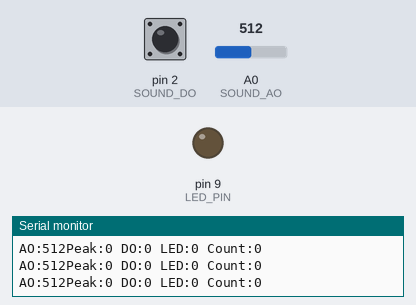
The sketch below on a simulated Arduino Uno, built with avr-gcc and run on an emulated ATmega328P. On the bench: output pins drawn as LEDs (lit = HIGH), the last lines printed to the serial monitor. Inputs (shaded band) come from the test bench; at power-on: pin 2 (SOUND_DO) HIGH, A0 (SOUND_AO) = 512.

Above: at 1.2 s.
1.3 s: pin 2 (SOUND_DO) pulled LOW for 0.15 s
At 1.7 s:
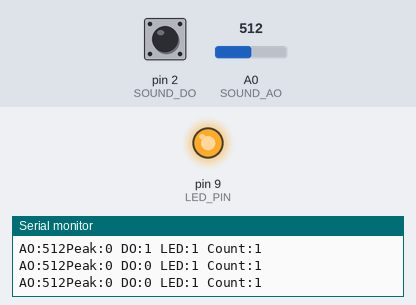
2.9 s: pin 2 (SOUND_DO) pulled LOW for 1 s
At 4.1 s:
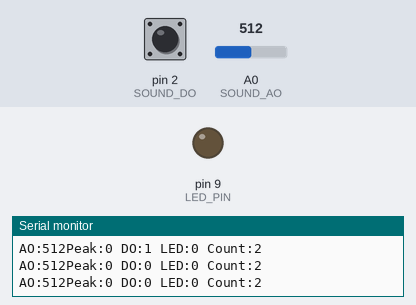
5.4 s: pin 2 (SOUND_DO) pulled LOW for 3.2 s
At 6.0 s:
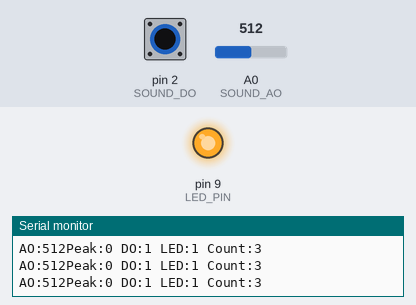
Timing chart, 0 to 8.4 s (numbered marks = the images above; inputs shaded):
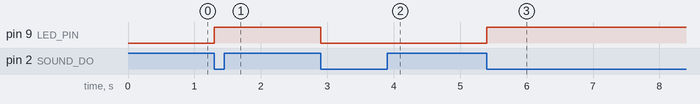

The sketch:

Sound_Sensor_Toggle.ino
```cpp
const byte SOUND_AO = A0;
const byte SOUND_DO = 2;
const byte LED_PIN = 9;
const byte ACTIVE_LEVEL = LOW;  // 실제 보드가 반대라면 HIGH로 변경
const unsigned long COOLDOWN_MS = 250;
bool ledOn = false;
bool wasActive = false;
unsigned long lastEvent = 0;
unsigned long eventCount = 0;
unsigned long windowAt = 0;
unsigned long lastReport = 0;
int minimumAdc = 1023;
int maximumAdc = 0;
int peakToPeak = 0;

void setup() {
  Serial.begin(9600);
  pinMode(SOUND_DO, INPUT_PULLUP);
  pinMode(LED_PIN, OUTPUT);
  lastEvent = millis() - COOLDOWN_MS;
  windowAt = millis();
  Serial.println(F("Sound ready: raise level above threshold, then lower it"));
}

void loop() {
  const unsigned long now = millis();
  const int raw = analogRead(SOUND_AO);
  minimumAdc = min(minimumAdc, raw);
  maximumAdc = max(maximumAdc, raw);

  const bool active = digitalRead(SOUND_DO) == ACTIVE_LEVEL;
  if (active && !wasActive && now - lastEvent >= COOLDOWN_MS) {
    lastEvent = now;
    eventCount++;
    ledOn = !ledOn;
    digitalWrite(LED_PIN, ledOn ? HIGH : LOW);
  }
  wasActive = active;

  // 마이크 AO는 파형이므로 20ms 구간의 최대-최소 차이도 함께 관찰합니다.
  if (now - windowAt >= 20) {
    peakToPeak = maximumAdc - minimumAdc;
    minimumAdc = 1023;
    maximumAdc = 0;
    windowAt = now;
  }
  if (now - lastReport >= 100) {
    lastReport = now;
    Serial.print(F("AO:")); Serial.print(raw);
    Serial.print(F("Peak:")); Serial.print(peakToPeak);
    Serial.print(F(" DO:")); Serial.print(active ? 1 : 0);
    Serial.print(F(" LED:")); Serial.print(ledOn ? 1 : 0);
    Serial.print(F(" Count:")); Serial.println(eventCount);
  }
}
```

Measured:
- after the input at 1.3 s, pin 9 (LED_PIN): LOW → HIGH at once
- after the input at 2.9 s, pin 9 (LED_PIN): HIGH → LOW at once
- after the input at 5.4 s, pin 9 (LED_PIN): LOW → HIGH at once
